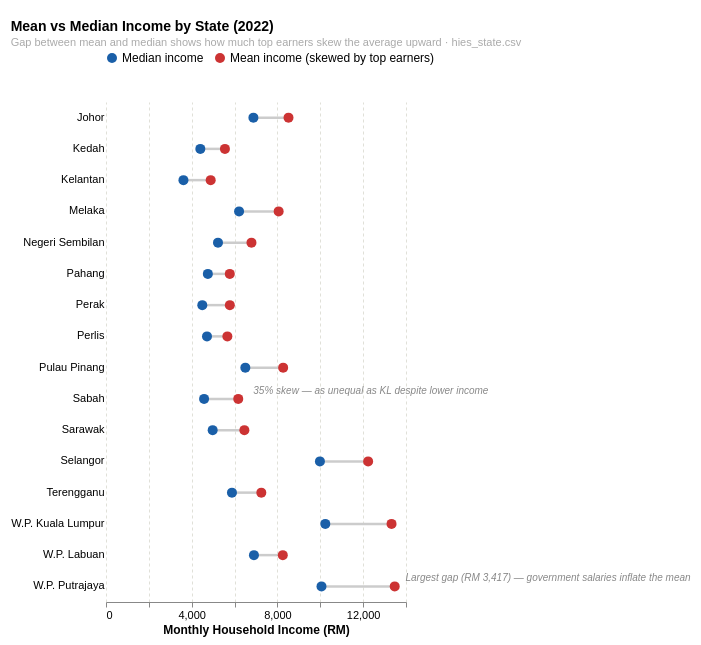

Specify this chart in Vega-Lite:
### Vega-Lite specification from a JSON file in a GitHub repository (floating-point values rounded to 4 significant figures)
{"$schema": "https://vega.github.io/schema/vega-lite/v5.json", "title": {"text": "Mean vs Median Income by State (2022)", "subtitle": "Gap between mean and median shows how much top earners skew the average upward · hies_state.csv", "fontSize": 14, "subtitleFontSize": 11, "subtitleColor": "#aaaaaa", "anchor": "start"}, "width": "container", "height": 500, "data": {"values": [{"state": "Kelantan", "median": 3614, "mean": 4885}, {"state": "Kedah", "median": 4402, "mean": 5550}, {"state": "Perak", "median": 4494, "mean": 5779}, {"state": "Sabah", "median": 4577, "mean": 6171}, {"state": "Perlis", "median": 4713, "mean": 5664}, {"state": "Pahang", "median": 4753, "mean": 5777}, {"state": "Sarawak", "median": 4978, "mean": 6457}, {"state": "Negeri Sembilan", "median": 5226, "mean": 6788}, {"state": "Terengganu", "median": 5878, "mean": 7248}, {"state": "Melaka", "median": 6210, "mean": 8057}, {"state": "Pulau Pinang", "median": 6502, "mean": 8267}, {"state": "Johor", "median": 6879, "mean": 8517}, {"state": "W.P. Labuan", "median": 6904, "mean": 8250}, {"state": "Selangor", "median": 9983, "mean": 12233}, {"state": "W.P. Putrajaya", "median": 10056, "mean": 13473}, {"state": "W.P. Kuala Lumpur", "median": 10234, "mean": 13325}]}, "transform": [{"fold": ["median", "mean"], "as": ["measure", "value"]}], "layer": [{"transform": [{"aggregate": [{"op": "min", "field": "value", "as": "lo"}, {"op": "max", "field": "value", "as": "hi"}], "groupby": ["state"]}], "mark": {"type": "rule", "color": "#cccccc", "strokeWidth": 2.5}, "encoding": {"y": {"field": "state", "type": "nominal", "sort": {"field": "lo", "order": "ascending"}}, "x": {"field": "lo", "type": "quantitative"}, "x2": {"field": "hi"}}}, {"mark": {"type": "point", "filled": true, "size": 100, "opacity": 0.9}, "params": [{"name": "hover", "select": {"type": "point", "on": "mouseover", "clear": "mouseout"}}], "encoding": {"y": {"field": "state", "type": "nominal", "sort": {"field": "value", "order": "ascending"}, "title": null, "axis": {"labelFontSize": 11, "ticks": false, "domain": false, "labelLimit": 160}}, "x": {"field": "value", "type": "quantitative", "title": "Monthly Household Income (RM)", "axis": {"format": ",.0f", "labelFontSize": 11, "titleFontSize": 12, "gridColor": "#e0e0d8", "gridDash": [3, 3]}}, "color": {"field": "measure", "type": "nominal", "scale": {"domain": ["median", "mean"], "range": ["#1a5fa8", "#cc3333"]}, "legend": {"title": null, "labelFontSize": 12, "symbolSize": 100, "orient": "none", "labelExpr": "datum.value == 'median' ? 'Median income' : 'Mean income (skewed by top earners)'", "offset": 5, "legendX": 0, "legendY": -50, "direction": "horizontal", "labelLimit": 400}}, "opacity": {"condition": {"param": "hover", "value": 1}, "value": 0.8}, "tooltip": [{"field": "state", "type": "nominal", "title": "State"}, {"field": "measure", "type": "nominal", "title": "Measure"}, {"field": "value", "type": "quantitative", "title": "Income (RM)", "format": ",.0f"}]}}, {"data": {"values": [{"state": "Sabah", "label": "35% skew — as unequal as KL despite lower income"}]}, "mark": {"type": "text", "align": "left", "dx": 8, "dy": -8, "fontSize": 10, "fontStyle": "italic", "color": "#888888"}, "encoding": {"y": {"field": "state", "type": "nominal", "sort": {"field": "lo", "order": "ascending"}}, "x": {"datum": 6500}, "text": {"field": "label", "type": "nominal"}}}, {"data": {"values": [{"state": "W.P. Putrajaya", "label": "Largest gap (RM 3,417) — government salaries inflate the mean"}]}, "mark": {"type": "text", "align": "left", "dx": 8, "dy": -8, "fontSize": 10, "fontStyle": "italic", "color": "#888888"}, "encoding": {"y": {"field": "state", "type": "nominal", "sort": {"field": "lo", "order": "ascending"}}, "x": {"datum": 13600}, "text": {"field": "label", "type": "nominal"}}}], "config": {"view": {"stroke": null}, "background": "#ffffff"}, "padding": {"top": 20, "bottom": 10, "left": 10, "right": 10}}
